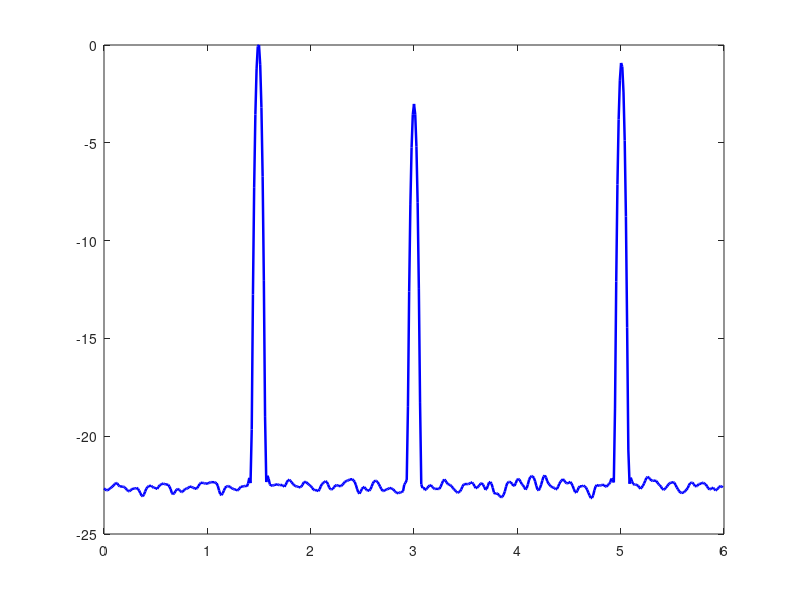

Source code (MATLAB): (Note: this script raises an error after producing the figure.)
%% =========================================================
%  FMCW Radar Simulation 
%  Multi-Object + Moving Object Scene
%
%  Key upgrade from Milestone 1:
%  - Object range now updates chirp-by-chirp: d(k) = d0 + v*k*Tc
%  - Multiple objects with different range, velocity, angle
%  - Range-Doppler map now shows physically correct coupling
%
%  Project:  Radar Object Detection + ML (Junior IW)
%% =========================================================

clear; clc; close all;

%% =========================================================
%  SECTION 1: RADAR PARAMETERS  (same as Milestone 1)
%% =========================================================

c        = 3e8;
fc       = 77e9;
lambda   = c / fc;

B        = 4e9;
Tc       = 40e-6;
S        = B / Tc;

Fs       = 4e6;
N_s      = round(Fs * Tc);   % samples per chirp

N_chirps = 128;
N_ant    = 4;
D        = lambda / 2;

% Performance metrics
d_res  = c / (2 * B);
d_max  = (Fs * c) / (2 * S);
v_max  = lambda / (4 * Tc);
v_res  = lambda / (2 * N_chirps * Tc);

fprintf('===== Radar Performance =====\n');
fprintf('Range res : %.2f cm\n', d_res*100);
fprintf('Max range : %.2f m\n',  d_max);
fprintf('Max vel   : %.2f m/s\n', v_max);
fprintf('Vel res   : %.4f m/s\n', v_res);
fprintf('=============================\n\n');

%% =========================================================
%  SECTION 2: SCENE DEFINITION — Multiple Moving Objects
%
%  Each object is defined by:
%    [range (m), velocity (m/s), angle (deg), RCS amplitude]
%
%  Positive velocity = moving away from radar
%  Negative velocity = moving toward radar
%
%  Think of this as a simple room scene:
%    Object 1 — Moving toward radar  (strong reflector)
%    Object 2 — Still         (medium reflector)
%    Object 3 — Moving away from radar        (strong reflector)
%% =========================================================

%         range  velocity  angle   amplitude
objects = [1.5,   -2.0,    -20,    1.0;   % walking toward, left
           3.0,    0.0,     0,     0.7;   % stationary,     center
           5.0,    3.0,     30,    0.9];  % walking away,   right

N_obj = size(objects, 1);

fprintf('===== Scene: %d Objects =====\n', N_obj);
for i = 1:N_obj
    fprintf('  Obj %d | range=%.1fm  vel=%.1fm/s  angle=%.1f°  amp=%.1f\n', ...
        i, objects(i,1), objects(i,2), objects(i,3), objects(i,4));
end
fprintf('==============================\n\n');

%% =========================================================
%  SECTION 3: IF SIGNAL GENERATION — Time-Varying Range
%
%  KEY UPGRADE from Milestone 1:
%  Range is no longer fixed. For chirp k, object i is at:
%
%       d_i(k) = d0_i + v_i * k * Tc
%
%  This means:
%  - The beat frequency slowly drifts across chirps (range migration)
%  - The Doppler phase accumulates correctly from real physics
%  - Range and velocity are now physically coupled
%
%  The IF signal for object i at chirp k, antenna n:
%
%    s = A * exp(j * [2π*f_beat(k)*t  +  φ_range(k)  +  φ_doppler(k)  +  φ_angle(n)])
%
%  where all phase terms use the instantaneous range d_i(k)
%% =========================================================

t = (0 : N_s-1).' / Fs;   % Column vector — fast time axis

% Pre-allocate IF data cube [samples x chirps x antennas]
IF_cube = zeros(N_s, N_chirps, N_ant);

for i = 1 : N_obj
    d0    = objects(i, 1);   % Initial range
    v     = objects(i, 2);   % Radial velocity
    theta = objects(i, 3);   % Angle of arrival (degrees)
    A     = objects(i, 4);   % Amplitude (RCS proxy)

    phi_angle_base = (2*pi/lambda) * D * sind(theta);  % Phase per antenna

    for k = 1 : N_chirps
        % --- Time-varying range (the key upgrade) ---
        d_k = d0 + v * (k-1) * Tc;

        % Beat frequency for this chirp (range encodes as frequency)
        f_beat = S * (2 * d_k) / c;

        % Initial phase of IF signal (from round-trip path length)
        phi_range = (4 * pi * fc * d_k) / c;

        for n = 1 : N_ant
            phi_angle = phi_angle_base * (n-1);

            % Full IF signal for this object, chirp, antenna
            signal = A * exp(1j * (2*pi*f_beat*t + phi_range + phi_angle));

            IF_cube(:, k, n) = IF_cube(:, k, n) + signal;
        end
    end
end

% Add complex Gaussian noise (SNR ~ 20 dB)
signal_power = mean(abs(IF_cube(:)).^2);  % measure actual signal power
SNR_dB = 5;                              % lower this to increase noise
SNR_linear = 10^(SNR_dB / 10);
noise_std = sqrt(signal_power / (2 * SNR_linear));

IF_cube = IF_cube + noise_std * (randn(size(IF_cube)) + 1j*randn(size(IF_cube)));

fprintf('IF cube ready: [%d samples × %d chirps × %d antennas]\n\n', ...
        N_s, N_chirps, N_ant);

%% =========================================================
%  SECTION 4: RANGE FFT
%% =========================================================

NFFT_r    = 512;

% Hanning window along fast-time (samples) dimension
win_range   = hanning(N_s);
win_range   = reshape(win_range, [N_s, 1, 1]);  % broadcast across chirps & antennas
IF_windowed = IF_cube .* win_range;

range_fft = fft(IF_windowed, NFFT_r, 1);

% Full spectrum — complex IF signal uses all NFFT_r bins (not half)
half       = 1 : NFFT_r;
f_axis     = (0:NFFT_r-1) * (Fs/NFFT_r);
range_axis = (f_axis * c) / (2*S);
range_axis = range_axis(half);

range_fft_half = range_fft(half, :, :);

% Range profile: average magnitude across all chirps & antennas
range_profile = mean(abs(range_fft_half), [2 3]);

figure('Name','Range FFT — Multi-Object','NumberTitle','off','Color','w');
plot(range_axis, 20*log10(range_profile/max(range_profile)), 'b', 'LineWidth', 1.8);
hold on;
colors = {'r','g','m'};
for i = 1:N_obj
    xline(objects(i,1), '--', 'Color', colors{i}, 'LineWidth', 1.4, ...
          'Label', sprintf('Obj%d: %.0fm', i, objects(i,1)), ...
          'LabelVerticalAlignment','bottom');
end
xlabel('Range (m)'); ylabel('Magnitude (dB)');
title('Range FFT — Multiple Objects');
grid on; xlim([0 d_max]); ylim([-40 2]);
legend('Range Profile', 'Location','northeast');

%% =========================================================
%  SECTION 5: RANGE-DOPPLER MAP
%% =========================================================

NFFT_d      = 256;

% Hanning window along slow-time (chirps) dimension
win_doppler = hanning(N_chirps);
win_doppler = reshape(win_doppler, [1, N_chirps, 1]);  % broadcast across range & antennas
range_fft_windowed = range_fft_half .* win_doppler;

doppler_fft = fft(range_fft_windowed, NFFT_d, 2);
doppler_fft = fftshift(doppler_fft, 2);

omega_axis = linspace(-pi, pi, NFFT_d);
vel_axis   = (lambda * omega_axis) / (4*pi*Tc);

% Average magnitude across antennas
RD_map = mean(abs(doppler_fft), 3);

figure('Name','Range-Doppler Map — Multi-Object','NumberTitle','off','Color','w');
imagesc(vel_axis, range_axis, 20*log10(RD_map / max(RD_map(:))));
colormap('jet'); colorbar;
set(gca, 'YDir', 'normal');
clim([-40 0]);
xlabel('Velocity (m/s)'); ylabel('Range (m)');
title('Range-Doppler Heatmap — Multiple Objects');
hold on;
for i = 1:N_obj
    plot(objects(i,2), objects(i,1), 'w+', 'MarkerSize', 14, 'LineWidth', 2.5);
    text(objects(i,2)+0.15, objects(i,1)+0.5, sprintf('Obj%d',i), ...
         'Color','white','FontSize',9,'FontWeight','bold');
end
legend('Object truth positions','Location','northeast','TextColor','w');

%% =========================================================
%  SECTION 6: ANGLE FFT — Per Object
%
%  For each object, we extract the range-Doppler bin closest
%  to the object's true (range, velocity) and run the angle
%  FFT to recover its AoA.
%% =========================================================

NFFT_a   = 512;
fig_aoa  = figure('Name','Angle FFT — Per Object','NumberTitle','off','Color','w');

for i = 1:N_obj
    % Find the closest range and Doppler bin for this object
    [~, rb] = min(abs(range_axis - objects(i,1)));
    [~, db] = min(abs(vel_axis   - objects(i,2)));

    % Steering vector across antennas
    steer = squeeze(doppler_fft(rb, db, :));

    % Spatial FFT
    angle_fft_i = fftshift(fft(steer, NFFT_a));

    omega_a  = linspace(-pi, pi, NFFT_a);
    sin_th   = (lambda * omega_a) / (2*pi*D);
    valid    = abs(sin_th) <= 1;
    ang_axis = NaN(1, NFFT_a);
    ang_axis(valid) = rad2deg(asin(sin_th(valid)));

    subplot(1, N_obj, i);
    plot(ang_axis, 20*log10(abs(angle_fft_i)/max(abs(angle_fft_i))), ...
         colors{i}, 'LineWidth', 1.8);
    hold on;
    xline(objects(i,3), 'k--', 'LineWidth', 1.4, ...
          'Label', sprintf('Truth: %.0f°', objects(i,3)));
    xlabel('Angle (degrees)'); ylabel('Magnitude (dB)');
    title(sprintf('Obj %d | v=%.1fm/s, d=%.0fm', i, objects(i,2), objects(i,1)));
    grid on; xlim([-90 90]); ylim([-40 2]);
end
sgtitle('Angle FFT — One Per Object', 'FontSize', 12, 'FontWeight', 'bold');

%% =========================================================
%  SECTION 7: RANGE MIGRATION VISUALIZATION
%
%  This plot shows WHY the moving-range physics matters.
%  It displays the raw IF spectrogram for one antenna,
%  showing how the beat frequency (= range) drifts across
%  chirps for a moving object vs. a stationary one.
% %% =========================================================
% 
% figure('Name','Range Migration — IF Spectrogram','NumberTitle','off','Color','w');
% 
% % Compute short-time magnitude of range FFT across chirps (antenna 1)
% range_fft_ant1 = abs(range_fft_half(:, :, 1));   % [range_bins x chirps]
% 
% imagesc(1:N_chirps, range_axis, 20*log10(range_fft_ant1 / max(range_fft_ant1(:))));
% colormap('hot'); colorbar;
% set(gca, 'YDir', 'normal');
% clim([-30 0]);
% xlabel('Chirp Index'); ylabel('Range (m)');
% title('Range Migration: Beat Frequency Drift Across Chirps');
% 
% % Overlay theoretical range trajectory for each moving object
% hold on;
% for i = 1:N_obj
%     k_axis  = 0 : N_chirps-1;
%     d_traj  = objects(i,1) + objects(i,2) * k_axis * Tc;
%     plot(k_axis+1, d_traj, '--', 'Color', colors{i}, 'LineWidth', 2.0, ...
%          'DisplayName', sprintf('Obj%d trajectory (v=%.1fm/s)', i, objects(i,2)));
% end
% legend('Location','northeast','TextColor','k','FontSize',8);

%% =========================================================
%  SECTION 8: SUMMARY CONSOLE OUTPUT
%% =========================================================

fprintf('===== Detection Summary =====\n');
fprintf('Objects should appear at:\n');
for i = 1:N_obj
    fprintf('  Obj %d → Range: %.1fm | Vel: %.1fm/s | Angle: %.1f°\n', ...
        i, objects(i,1), objects(i,2), objects(i,3));
end
fprintf('\nTry these experiments:\n');
fprintf('  1. Set two objects to same range → see them split in Doppler\n');
fprintf('  2. Set two objects to same velocity → see them split in Range\n');
fprintf('  3. Set two objects to same range+velocity → only Angle FFT separates them\n');
fprintf('  4. Push velocity beyond v_max (%.2fm/s) → observe aliasing\n', v_max);
fprintf('=============================\n');
